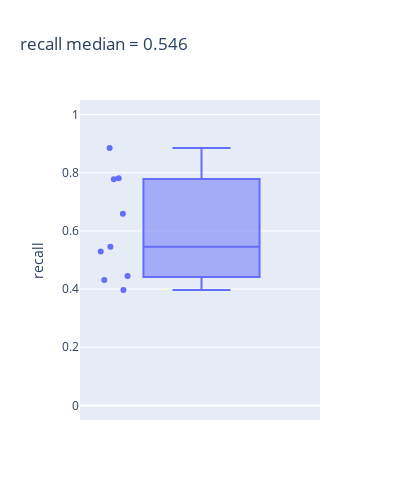

The notebook cell saved with this chart:
### Code cell
ns.pl.boxplot(main_results, 'recall')

### Figure 1 — Plotly figure (JSON) as saved in the notebook; plotly's stock layout.template omitted (floating-point values rounded to 4 significant figures)
{"data": [{"alignmentgroup": "True", "boxpoints": "all", "hovertemplate": "<b>%{hovertext}</b><br><br>recall=%{y}<extra></extra>", "hovertext": ["0", "1", "2", "3", "4", "5", "6", "7", "8"], "legendgroup": "", "marker": {"color": "#636efa"}, "name": "", "notched": false, "offsetgroup": "", "orientation": "v", "showlegend": false, "type": "box", "x0": " ", "xaxis": "x", "y": [0.6588, 0.778, 0.7813, 0.5291, 0.4452, 0.3966, 0.8846, 0.5459, 0.4311], "y0": " ", "yaxis": "y"}], "layout": {"boxmode": "group", "height": 500, "legend": {"tracegroupgap": 0}, "title": {"text": "recall median = 0.546"}, "width": 400, "xaxis": {"anchor": "y", "domain": [0, 1]}, "yaxis": {"anchor": "x", "domain": [0, 1], "range": [-0.05, 1.05], "title": {"text": "recall"}}}}
